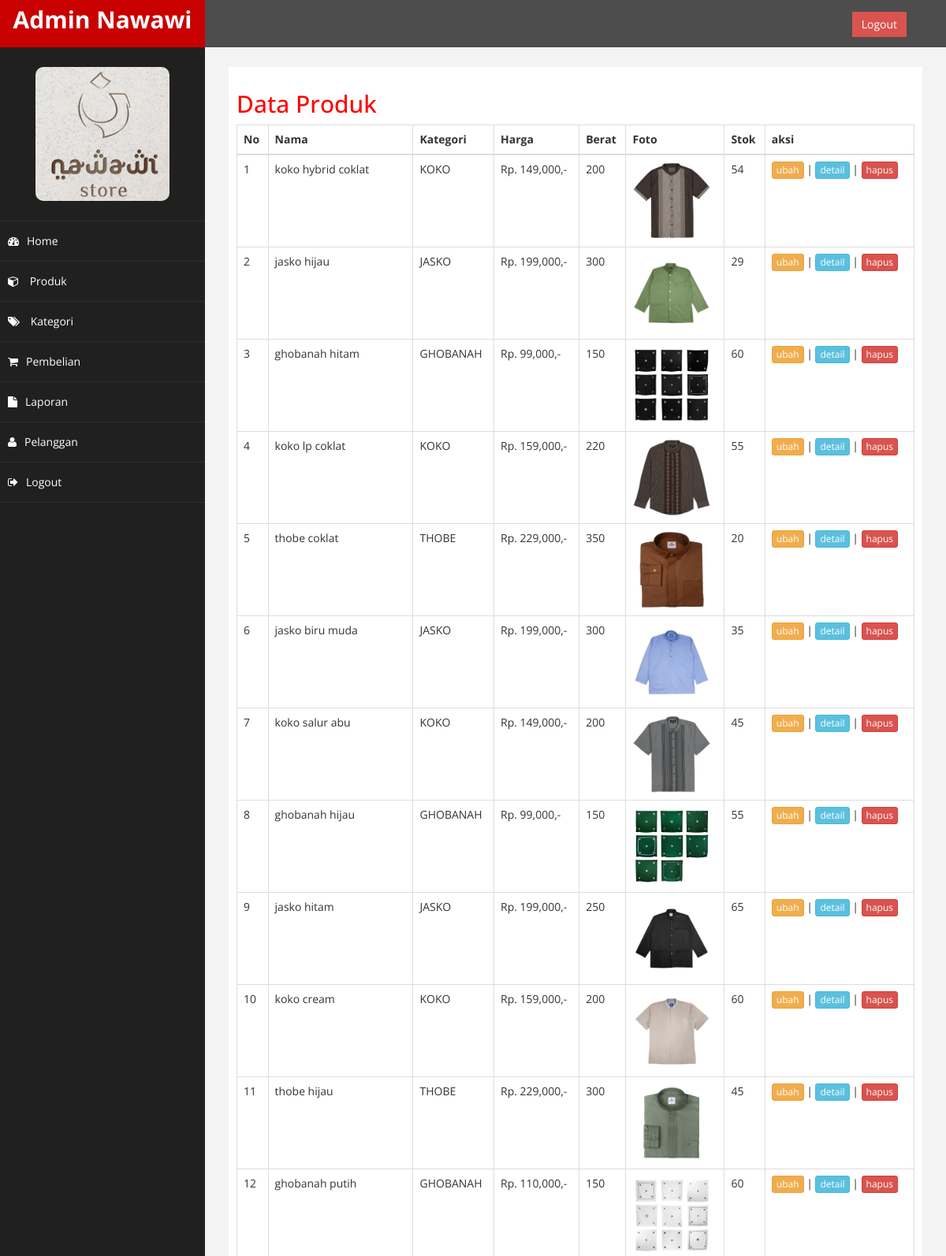
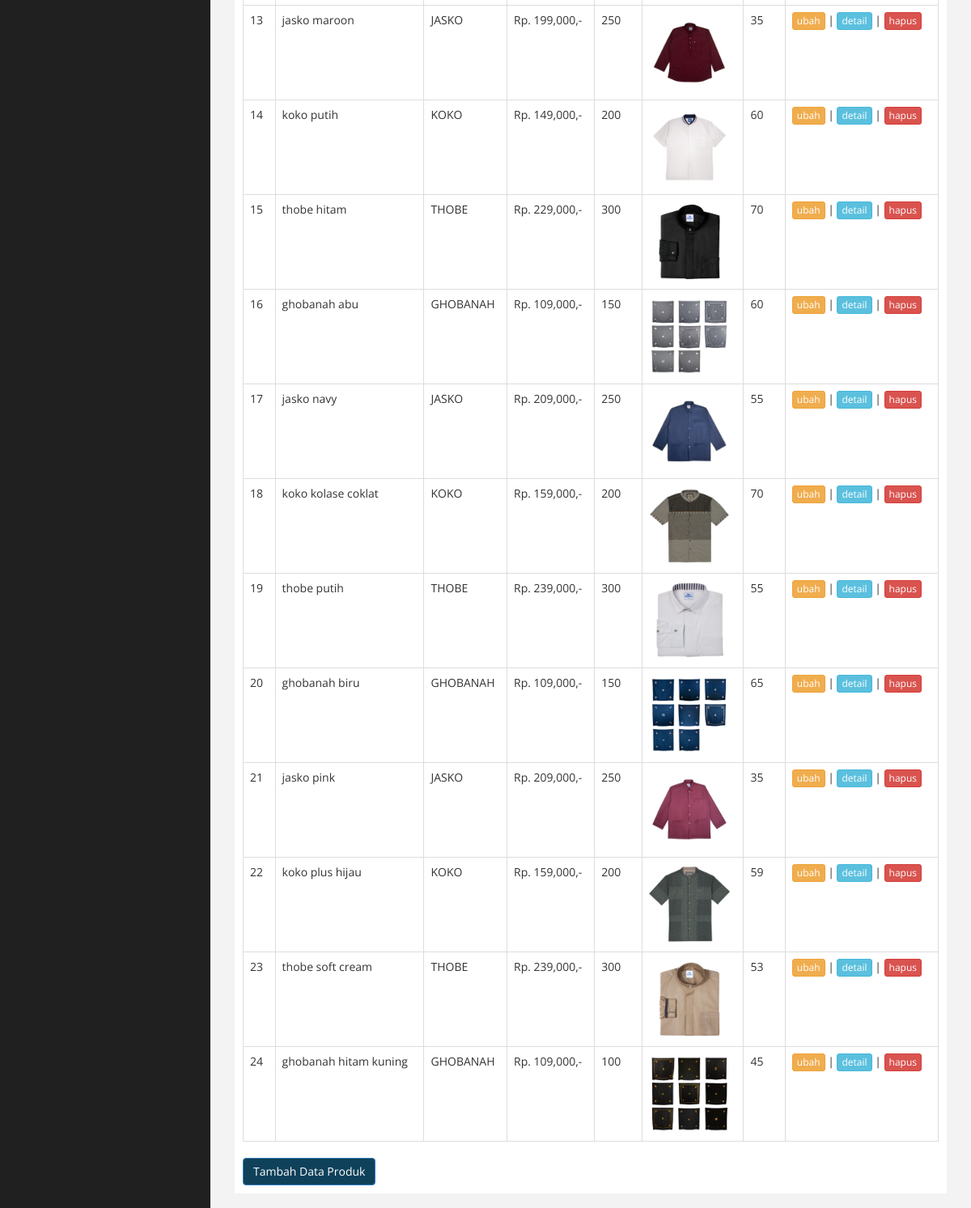
Screenshot of /admin/index.php?halaman=produk (signed in) with the database file from the repository (2 pictures, top to bottom).
### tables this page shows
CREATE TABLE `produk` (
  `id_produk` int(11) NOT NULL,
  `id_kategori` int(5) NOT NULL,
  `nama_produk` varchar(100) NOT NULL,
  `harga_produk` int(11) NOT NULL,
  `berat_produk` int(11) NOT NULL,
  `foto_produk` varchar(100) NOT NULL,
  `deskripsi_produk` text NOT NULL,
  `stok_produk` int(5) NOT NULL
);

CREATE TABLE `kategori` (
  `id_kategori` int(5) NOT NULL,
  `nama_kategori` varchar(100) NOT NULL
);

### admin/produk.php (the view)
<h2>Data Produk</h2>
<table class="table table-bordered">
	<thead>
		<tr>
		<th>No</th>
		<th>Nama</th>
		<th>Kategori</th>
		<th>Harga</th>
		<th>Berat</th>
		<th>Foto</th>
		<th>Stok</th>
		<th>aksi</th>
		</tr>
	</thead>
	<tbody>
		<?php $no=1; ?>
		<?php $ambil = $koneksi->query("SELECT * FROM produk LEFT JOIN kategori ON produk.id_kategori=kategori.id_kategori") ?>
		<?php while($pecah = $ambil->fetch_assoc()): ?>
		<tr>
			<td><?= $no; ?></td>
			<td><?= $pecah["nama_produk"]; ?></td>
			<td><?= $pecah['nama_kategori']; ?></td>
			<td>Rp. <?= number_format($pecah["harga_produk"]); ?>,-</td>
			<td><?= $pecah["berat_produk"]; ?></td>
			<td>
				<img src="../foto_produk/<?= $pecah["foto_produk"]; ?>" width="100">
			</td>
			<td><?= $pecah['stok_produk']; ?></td>
			<td>
				<a href="index.php?halaman=ubahproduk&id=<?= $pecah['id_produk']; ?>" class="btn btn-warning btn-xs">ubah</a> |
				<a href="index.php?halaman=detailproduk&id=<?= $pecah['id_produk']; ?>" class="btn btn-info btn-xs">detail</a> |
				<a href="index.php?halaman=hapusproduk&id=<?= $pecah['id_produk']; ?>" onclick="return confirm('Yakin akan menghapus data?')" class="btn btn-danger btn-xs">hapus</a>
			</td>
		</tr>
		<?php $no++; ?>
		<?php endwhile; ?>
	</tbody>
</table>
<a href="index.php?halaman=tambahproduk" class="btn btn-primary">Tambah Data Produk</a>

### admin/assets/css/custom.css (style rules this page uses)
body { font-family: 'Open Sans', sans-serif; }
h2 { color: #f00; }

### rows the page displays
produk: nama_produk "koko hybrid coklat", id_kategori.nama_kategori "KOKO", harga_produk "149,000", berat_produk "200", foto_produk (picture), stok_produk "54"
produk: nama_produk "jasko hijau", id_kategori.nama_kategori "JASKO", harga_produk "199,000", berat_produk "300", foto_produk (picture), stok_produk "29"
produk: nama_produk "ghobanah hitam", id_kategori.nama_kategori "GHOBANAH", harga_produk "99,000", berat_produk "150", foto_produk (picture), stok_produk "60"
produk: nama_produk "koko lp coklat", id_kategori.nama_kategori "KOKO", harga_produk "159,000", berat_produk "220", foto_produk (picture), stok_produk "55"
produk: nama_produk "thobe coklat", id_kategori.nama_kategori "THOBE", harga_produk "229,000", berat_produk "350", foto_produk (picture), stok_produk "20"
produk: nama_produk "jasko biru muda", id_kategori.nama_kategori "JASKO", harga_produk "199,000", berat_produk "300", foto_produk (picture), stok_produk "35"
produk: nama_produk "koko salur abu", id_kategori.nama_kategori "KOKO", harga_produk "149,000", berat_produk "200", foto_produk (picture), stok_produk "45"
produk: nama_produk "ghobanah hijau", id_kategori.nama_kategori "GHOBANAH", harga_produk "99,000", berat_produk "150", foto_produk (picture), stok_produk "55"
produk: nama_produk "jasko hitam", id_kategori.nama_kategori "JASKO", harga_produk "199,000", berat_produk "250", foto_produk (picture), stok_produk "65"
produk: nama_produk "koko cream", id_kategori.nama_kategori "KOKO", harga_produk "159,000", berat_produk "200", foto_produk (picture), stok_produk "60"
produk: nama_produk "thobe hijau", id_kategori.nama_kategori "THOBE", harga_produk "229,000", berat_produk "300", foto_produk (picture), stok_produk "45"
produk: nama_produk "ghobanah putih", id_kategori.nama_kategori "GHOBANAH", harga_produk "110,000", berat_produk "150", foto_produk (picture), stok_produk "60"
produk: nama_produk "jasko maroon", id_kategori.nama_kategori "JASKO", harga_produk "199,000", berat_produk "250", foto_produk (picture), stok_produk "35"
produk: nama_produk "koko putih", id_kategori.nama_kategori "KOKO", harga_produk "149,000", berat_produk "200", foto_produk (picture), stok_produk "60"
produk: nama_produk "thobe hitam", id_kategori.nama_kategori "THOBE", harga_produk "229,000", berat_produk "300", foto_produk (picture), stok_produk "70"
produk: nama_produk "ghobanah abu", id_kategori.nama_kategori "GHOBANAH", harga_produk "109,000", berat_produk "150", foto_produk (picture), stok_produk "60"
produk: nama_produk "jasko navy", id_kategori.nama_kategori "JASKO", harga_produk "209,000", berat_produk "250", foto_produk (picture), stok_produk "55"
produk: nama_produk "koko kolase coklat", id_kategori.nama_kategori "KOKO", harga_produk "159,000", berat_produk "200", foto_produk (picture), stok_produk "70"
produk: nama_produk "thobe putih", id_kategori.nama_kategori "THOBE", harga_produk "239,000", berat_produk "300", foto_produk (picture), stok_produk "55"
produk: nama_produk "ghobanah biru", id_kategori.nama_kategori "GHOBANAH", harga_produk "109,000", berat_produk "150", foto_produk (picture), stok_produk "65"
produk: nama_produk "jasko pink", id_kategori.nama_kategori "JASKO", harga_produk "209,000", berat_produk "250", foto_produk (picture), stok_produk "35"
produk: nama_produk "koko plus hijau", id_kategori.nama_kategori "KOKO", harga_produk "159,000", berat_produk "200", foto_produk (picture), stok_produk "59"
produk: nama_produk "thobe soft cream", id_kategori.nama_kategori "THOBE", harga_produk "239,000", berat_produk "300", foto_produk (picture), stok_produk "53"
produk: nama_produk "ghobanah hitam kuning", id_kategori.nama_kategori "GHOBANAH", harga_produk "109,000", berat_produk "100", foto_produk (picture), stok_produk "45"
